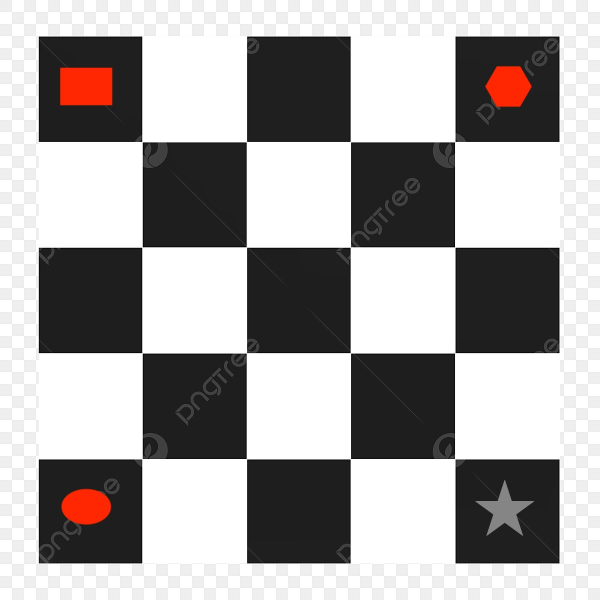
#> input picture image_formation/images/original_image.jpg, 1200 x 1200 px (shown at 1/2 size)
$ python geometric_transforms.py
#> lines starting #> are read from the running program, lines starting #| are printed output that depends on the picture
import numpy as np
import cv2 as cv
import matplotlib.pyplot as plt

img = cv.imread('images/original_image.jpg')
#> img is the input picture: shape (1200, 1200, 3); mean B, G, R 164.8, 165.3, 168.1
print(f'Image shape: {img.shape}')
#| Image shape: (1200, 1200, 3)
rows, cols, ch = img.shape
#> rows = 1200; cols = 1200; ch = 3

print('Applying Affine Transformation...')
# Near the center points of the rectangle, circle and hexagon of the original image
pts1 = np.float32([[175, 175], [175, 1000], [1000, 175]])
# Near the center points of the rectangle, circle and hexagon of the transformed image
pts2 = np.float32([[455, 300], [785, 1140], [870, 590]])
M = cv.getAffineTransform(pts1,pts2)    # Affine transformation matrix
output_img = cv.warpAffine(img, M, (cols,rows))
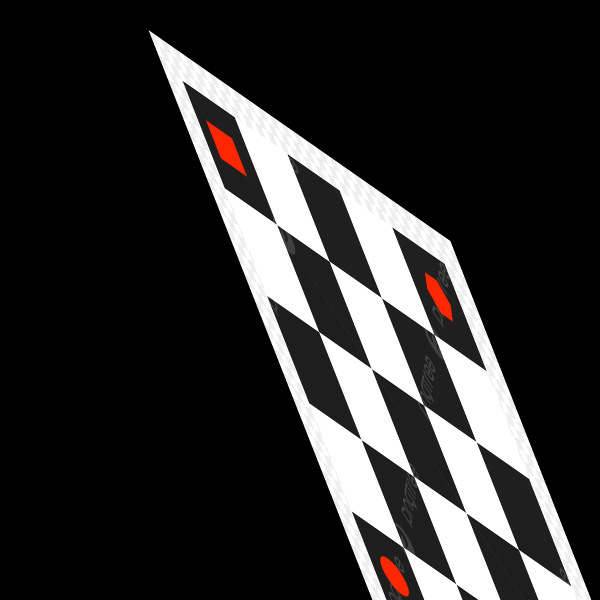
#> output_img: shape (1200, 1200, 3) (shown at 1/2 size); mean B, G, R 45.4, 45.5, 46.6

# Displaying the images
img_rgb = cv.cvtColor(img, cv.COLOR_BGR2RGB)
output_img_rgb = cv.cvtColor(output_img, cv.COLOR_BGR2RGB)
transformed_img_rgb = cv.cvtColor(cv.imread('images/transformed_image.jpg'), cv.COLOR_BGR2RGB)
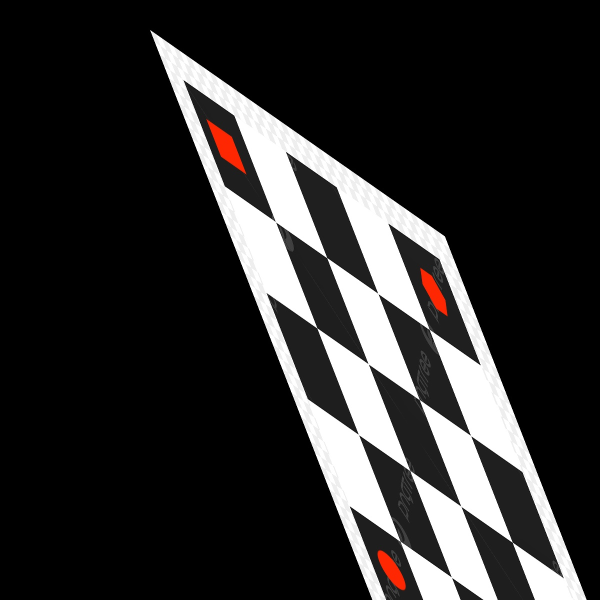
#> input picture image_formation/images/transformed_image.jpg, 1200 x 1200 px (shown at 1/2 size)
plt.figure(figsize=(12,6))
plt.subplot(131),plt.imshow(img_rgb),plt.title('Original Image')
plt.subplot(132),plt.imshow(transformed_img_rgb),plt.title('Transformed Image')
plt.subplot(133),plt.imshow(output_img_rgb),plt.title('Reverse-Engineered Transformed Image')
plt.show()
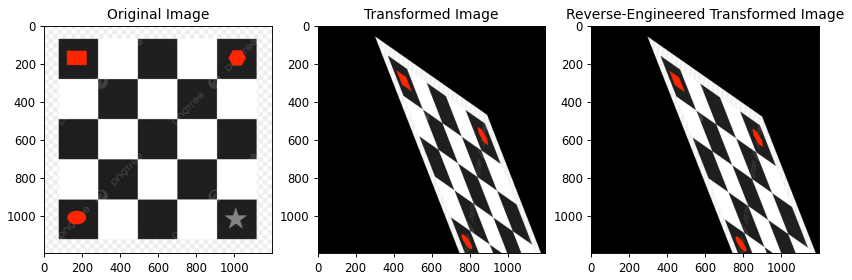
#> figure drawn by matplotlib, 3 panels
